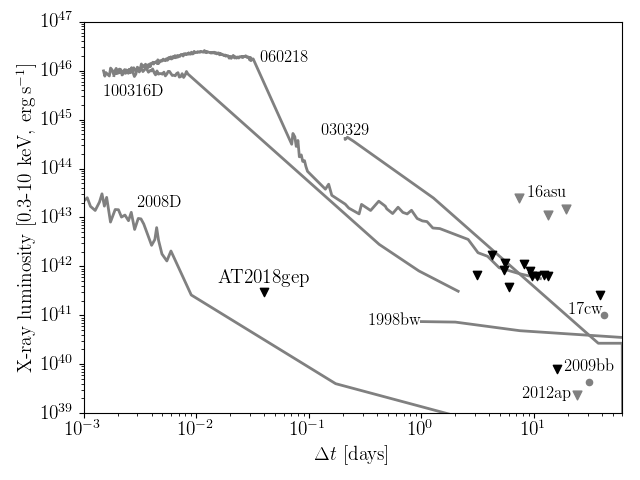

The Python source for this figure:
import glob
import matplotlib.pyplot as plt
plt.rc("font", family="serif")
plt.rc("text", usetex=True)
import numpy as np
from astropy.table import Table
from astropy.cosmology import Planck15

def plot_lc(f, name=None):
    dt = []
    lum = []
    with open(f, "r") as inputf:
        for line in inputf.readlines():
            if len(line) > 40:
                dt_s = float(line.split('\t')[0])
                dt.append(dt_s/86400)
                flux = float(line.split('\t')[3])
                lum.append(flux * 4 * np.pi * d**2)
    if name:
        plt.plot(dt, lum, c='grey', alpha=1.0, lw=2, zorder=1)
    else:
        # just thin grey
        plt.plot(dt, lum, c='grey', alpha=0.1, lw=1)
    return dt, lum


# ZTF18abukavn
d = Planck15.luminosity_distance(z=0.033).cgs.value
ratio = 3.27E-11 # count-to-flux rate, erg/cm2/ct

xrtlc = Table.read(
    "/Users/annaho/Dropbox/Projects/Research/ZTF18abukavn/data/from_brad.dat",
    format='ascii')
# Brad's zero-point is: MJD=58370.588137 = 2018 Sep 09 at 14:06:55.064 UT.
# Our zero-point is 2458370.6473
# So the difference is 58370.6473-58370.588137 = 0.059163
dt_sec = xrtlc['col1']+0.059163
ct = xrtlc['col4']
lum = ct * ratio * 4 * np.pi * d**2 
dt_day = dt_sec/86400
plt.scatter(dt_day, lum, marker='v', c='k', zorder=5)
plt.text(dt_day[0], lum[0]*1.2, 'AT2018gep', fontsize=14,
        horizontalalignment='center', verticalalignment='bottom')
# Chandra
plt.scatter(16, 3E-15*4*np.pi*d**2, marker='v', c='k', zorder=5)


# All the GRBs
data_dir = "/Users/annaho/Dropbox/Projects/Research/ZTF18abukavn/data/xrtlc"
# flist = glob.glob(data_dir + "/*_xrt_bin.txt")
# for f in flist:
#     plot_lc(f)

# Individual LLGRBs
f = data_dir + "/060218_xrt_bin.txt" 
dt, lum = plot_lc(f, name="060218")
plt.text(
    0.06, 1.26E46, "060218", 
    horizontalalignment='center',
    verticalalignment='bottom', fontsize=12)

f = data_dir + "/100316d_xrt_bin.txt" 
dt, lum = plot_lc(f, name="100316D")
plt.text(
    dt[0], lum[0]/2, '100316D', 
    horizontalalignment='left',
    verticalalignment='top', fontsize=12)

f = data_dir + "/030329_xray.dat"
# this one has a different file
dat = np.loadtxt(f)
dt = dat[:,0] 
flux = dat[:,1] * 1E-12
lum = flux * 4 * np.pi * d**2
plt.plot(dt, lum, c='grey', lw=2, zorder=1)
plt.text(
    dt[0], lum[0], '030329',
    horizontalalignment='center',
    verticalalignment='bottom', fontsize=12)

# 2009bb
# Soderberg 2009
# detection from Chandra
d_09bb = 40*3.086E24
plt.scatter(31, 4.4E39, marker='o', c='grey', s=20)
plt.text(31, 4.4E39*2, "2009bb", fontsize=12,
        horizontalalignment='center', verticalalignment='center')
# upper limits from Swift/XRT
# dt = np.array([5, 19, 23, 31])
# flim = np.array([1.3E-13, 1.7E-13, 2.5E-13, 3E-13])
# llim = 4 * np.pi * d_09bb**2 * flim
# plt.scatter(dt, llim, marker='v', c='grey', s=20)
# plt.plot(dt, llim, c='grey', lw=2)

# 1998bw
# The original four points of 980425 reported by Pian et al. (2000)
# Fig 7b
d_98bw = 38*3.086E24
dt = np.array([1, 2, 7.5, 200])
f = np.array([4.3E-13, 4.2E-13, 2.8E-13, 1.7E-13])
lum = 4 * np.pi * d_98bw**2 * f
# Kouvelioutou 2004, Chandra: Day 1281, 1.2E39
# Sixth point is XMM measurement reported by Pian et al. (2004) from 2002 March 28,
# but XMM can't resolve two sources, so this luminosity value includes two sources
# They re-analyzed this data...
# dt = 1281
# lum = 1.2E39
plt.plot(dt, lum, c='grey', lw=2, zorder=1)
plt.text(
    dt[0], lum[0], '1998bw',
    horizontalalignment='right',
    verticalalignment='center', fontsize=12)

# 16asu limits
dt = np.array([7.4, 13.4, 19.2])
llim = np.array([2.5E43, 1.1E43, 1.5E43])
plt.scatter(dt, llim, marker='v', c='grey', s=40, facecolor='white')
plt.text(dt[0]*1.2, llim[0], '16asu', horizontalalignment='left', fontsize=12)

# One point for iPTF17cw
# Chandra: 8 Feb 2017
plt.scatter(41.8, 1E41, marker='o', c='grey', s=20)
plt.text(41.8, 1E41, '17cw', fontsize=12, horizontalalignment='right')

# Limits for 2012ap
plt.scatter(24, 2.4E39, marker='v', c='grey', s=40, facecolor='white')
plt.text(
        24/1.1, 2.4E39, '2012ap', verticalalignment='center', 
        horizontalalignment='right', fontsize=12)

# Formatting
plt.xlim(1E-3,1E2)
plt.xlabel(r"$\Delta t$ [days]", fontsize=14)
plt.ylabel(
r"X-ray luminosity [0.3-10 keV, erg\,s${}^{-1}$]", fontsize=14)
plt.yscale('log')
plt.xscale('log')
plt.ylim(1E39, 1E47)
plt.xlim(1E-3, 6E1)
plt.tick_params(axis='both', labelsize=14)


plt.tight_layout()
#plt.show()
plt.savefig("xray_lc.png")
